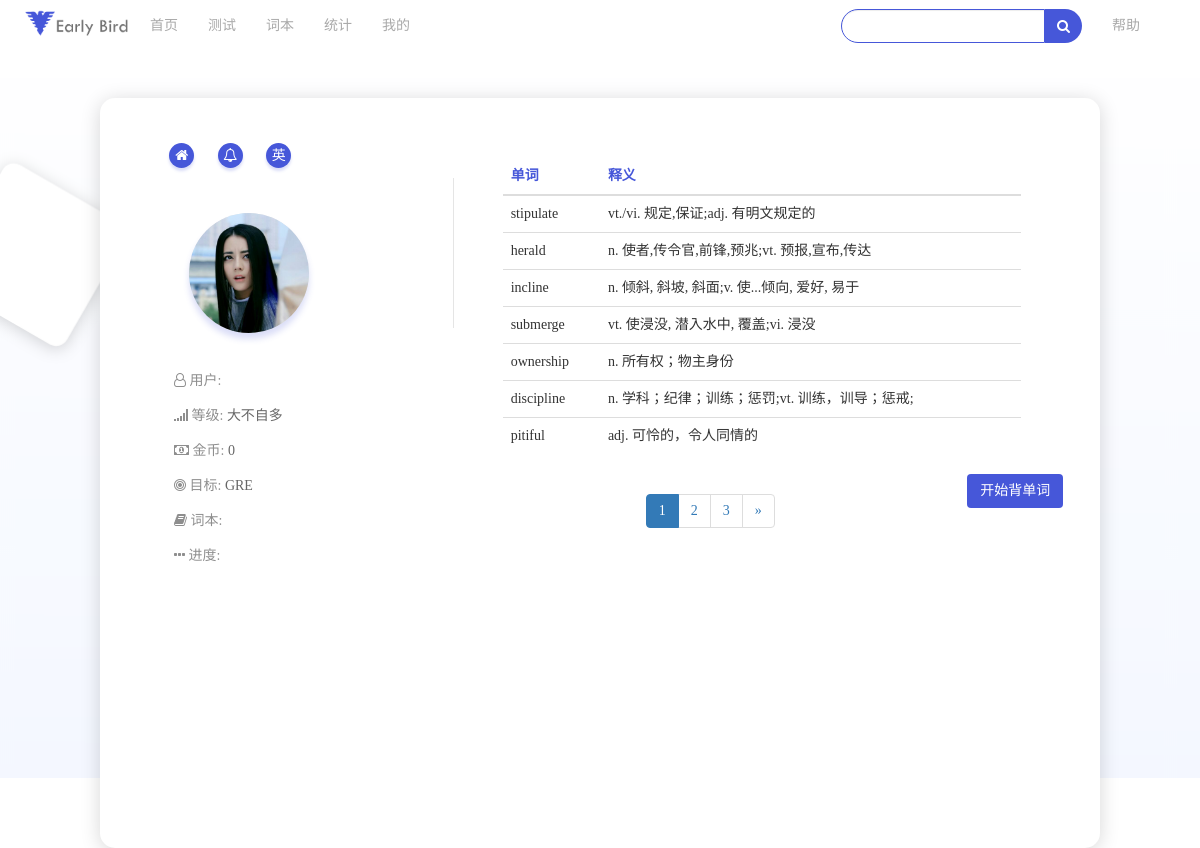
The page /wordbook/ on the database its author committed.
### JoJo/models.py (models this page shows, shortened)
class User(models.Model):
    username = models.CharField(max_length=50)                  #用户名也就是账号
    password = models.CharField(max_length=50)                  #密码
    nickname = models.CharField(max_length=20,default='Tom')    #昵称
    level = models.CharField(max_length=20, default='大不自多')  #等级
    gender =  models.CharField(max_length=5, default='',null=True,blank=True)        #性别
    target = models.CharField(max_length=50, default='',null=True,blank=True)        #目标
    coin =  models.IntegerField(default=0)                      #金币
    wordbook = models.CharField(max_length=20, default='GRE')   #单词书
    email = models.CharField(max_length=30, default='')
    word_num_today = models.IntegerField(default=0)             #今日单词数量
    word_num_remember = models.IntegerField(default=0)          #已经记忆
    day_signup = models.IntegerField(default=0)                 #累计打卡
    last_signup = models.CharField(max_length=20,default='',null=True,blank=True)
    word_total_remember = models.CharField(max_length=20000,default='',null=True,blank=True)
    word_total_plan = models.CharField(max_length=20000,default='',null=True,blank=True)
    record = models.CharField(max_length=20000,default='',null=True,blank=True)

class Word(models.Model):
    wordname    =  models.CharField(max_length=50, primary_key=True)
    group       =  models.CharField(max_length=20)
    soundmark   =  models.CharField(max_length=50, null=True,blank=True)
    explanation =  models.CharField(max_length=200, null=True,blank=True)
    demo_1      =  models.CharField(max_length=100, null=True,blank=True)
    demo_1_translate = models.CharField(max_length=100, null=True, blank=True)
    demo_2      =  models.CharField(max_length=100, null=True,blank=True)
    demo_2_translate = models.CharField(max_length=100, null=True, blank=True)
    demo_3      =  models.CharField(max_length=100, null=True,blank=True)
    demo_3_translate = models.CharField(max_length=100, null=True, blank=True)

### JoJo/views.py (the view)
# urls.py: url(r'^wordbook/$',  'JoJo.views.wordbook', name='wordbook'),  # 个人主页
def wordbook(request):
    json = {}
    username = request.COOKIES.get('username','')
    json['username'] = username
    user = User.objects.filter(username__exact=username)[0]
    json['nickname'] = user.nickname
    json['coin'] = user.coin
    json['level'] = user.level
    json['target'] = user.target
    json['word_num_today'] = user.word_num_today
    json['word_num_remember'] = user.word_num_remember
    json['day_signup'] = user.day_signup
    json['target'] = user.wordbook
    print("---", json['target'])
    words = getWordfromBookbyGroup(json['target'],user.word_total_plan)
    paginator = Paginator(words, 7)  # Show 10 words per page
    page = request.GET.get('page')
    try:
        words = paginator.page(page)
    except PageNotAnInteger:
        words = paginator.page(1)   # If page is not an integer, deliver first page.
    except EmptyPage:
        words = paginator.page(paginator.num_pages) # If page is out of range (e.g. 9999), deliver last page of results.
    json['words'] = words
    return render_to_response('wordbook.html', json)

### JoJo/Tools.py (called while the page is built)
def getWordfromBookbyGroup(group,plan):
    print(plan)
    wordsearch = Word.objects.filter(group=group)
    result = []
    for i in wordsearch:
        if i.wordname in plan: # 正在学习的单词不予显示
            continue
        result.append((i.wordname, i.explanation))
    return tuple(result)

### JoJo/templatetags/pagetag.py (called while the page is built)
@register.simple_tag
def circle_page(curr_page,loop_page):
    offset = abs(curr_page - loop_page)
    if offset < 3:
        if curr_page == loop_page:
            page_ele = '<li class="active"><a href="?page=%s">%s</a></li>'%(loop_page,loop_page)
        else:
            page_ele = '<li><a href="?page=%s">%s</a></li>'%(loop_page,loop_page)
        return format_html(page_ele)
    else:
        return ''

### templates/wordbook.html (shortened to what this page needs)
<!DOCTYPE html>
<html lang="en">
<head>
    <link rel="stylesheet" href="/static/css/bootstrap.min.css">
    <link rel="stylesheet" href="/static/css/font-awesome.min.css">
    <link rel="stylesheet" href="/static/css/main.css">
    {% load pagetag %}
</head>
<body>
    <div class="navbar navbar-transparent">
        <div class="container">
            <a href=".."  class="navbar-brand"></a>
            <div class="nav navbar-nav nav-link hidden-xs">
                <div class="space"></div>
                <li><a href=".." class="menu-item text-left">首页</a></li>
                <li><a href="../test" class="menu-item text-left">测试</a></li>
                <li><a href="../wordbook" class="menu-item text-left">词本</a></li>
                <li><a href="../statistic" class="menu-item text-left">统计</a></li>
                <li><a href="../profile" class="menu-item text-left">我的</a></li>
            </div>
            <div class="nav navbar-nav navbar-right nav-link hidden-xs">
                    <div class="navbar-form hidden-xs hidden-sm" role="search">
                            <div class="input-group">
                            <input type="text" class="form-control"><span
                            class="input-group-addon btn btn-primary"><i class="fa fa-search"></i></span>
                            </div>
                    </div>
                    <li><a href="#" calss="menu-item">帮助</a></li>
                    <li><a href="#" calss="menu-item">{{ nickname }}</a></li>
            </div>
        </div>
    </div>
    <div class="studybox">
        <div class="pannel container col-md-10 col-md-offset-1">
            <div class="col-md-4 user-sidebar hidden-sm hidden-xs">
                <div class="mainbutton">
                    <div class="img-circle btn-group"><i class="fa fa-home"></i></div>
                    <div class="img-circle btn-group"><i class="fa fa-bell-o"></i></div>
                    <div class="img-circle btn-group"><i class="fa fayin">英</i></div>
                </div>
                <div class="avatar img-circle" style="overflow: hidden;">
                    <img src="http://127.0.0.1:8000/static/img/portrait/1.png" width="100%" height="100%" />
                </div>
                <div class="side-info">
                    <div class="item"><span class="fa fa-user-o"><span class="title"> 用户:  </span> </span></div>
                    <div class="item"><span class="fa fa-signal"><span class="title"> 等级: <span class="content">{{ level }}</span> </span> </span></div>
                    <div class="item"><span class="fa fa-money"><span class="title"> 金币: <span class="content">{{ coin }}</span> </span></span></div>
                    <div class="item"><span class="fa fa-bullseye"><span class="title"> 目标: <span class="content">{{ target }}</span> </span></span></div>
                    <div class="item"><span class="fa fa-book"><span class="title"> 词本:  </span></span></div>
                    <div class="item"><span class="fa fa-ellipsis-h"><span class="title"> 进度:  </span></span></div>
                </div>
            </div>
            <div class="col-md-8  af-plancard">
                <span class="linespace hidden-sm hidden-xs"></span>
                <table id="wordbook" class="table table-hover center">
                    <thead>
                        <tr >
                            <th id="wordtitle">单词</th>
                            <th id="wordtitle">释义</th>
                        </tr>
                    </thead>
                    <tbody>
                         {% for i in words %}
                             <tr>
                                 <td id="bookwordname">{{ i.0}}</td>
                                 <td>{{ i.1 }}</td>
                             </tr>
                         {% endfor %}
                    </tbody>
                </table>
                <nav id="pagedisplay" class="col-md-10 col-sm-offset-4 text-center" aria-label="Page navigation">
                  <ul class="pagination">
                     {%  for pg in words.paginator.page_range %}
                        {% circle_page words.number pg %}
                     {% endfor %}
                    {% if words.has_next %}
                        <li>
                          <a href="?page={{ words.next_page_number }}" aria-label="Next">
                            <span aria-hidden="true">&raquo;</span>
                          </a>
                        </li>
                        {% endif %}
                  </ul>
                </nav>
                <div>
                    <a class="btn" href="../study" id="startstudy" class="btn">开始背单词</a>
                </div>
            </div>
        </div>
    </div>
</body>
</html>

### templates/static/css/main.css (style rules this page uses)
body { font-family: "PingFang SC","Microsoft Yahei"; }
.navbar .navbar-brand { background-image: url(../img/logo.png); width: 120px; height: 40px; background-size: 90%; background-repeat: no-repeat; background-position: center center; }
.navbar-form { float:left; }
.navbar-form input { border-radius: 20px; border:0.5px solid #4657D9; }
.navbar-form .input-group-addon { border-top-right-radius: 20px; border-bottom-right-radius: 20px; background: #4657D9; border: #4657D9; color: white; }
.navbar .nav-link a { color:rgba(112,112,112,0.6); }
.navbar .space { height: 50px; width:10px; display: inline-block; }
.studybox { width:100%; height:700px; background-image: url(../img/card-background.png); background-size: cover; }
.studybox .pannel { margin-top: 20px; border-radius: 15px; box-shadow: 0px 3px 20px rgba(0,0,0,0.16); height:750px; background:white; }
.studybox .user-sidebar { height:600px; background:white; }
.studybox .mainbutton { margin:12% 10%; }
.mainbutton .img-circle { height:25px ; width:25px; margin:10px 10px; text-align: center; vertical-align: middle; background: #4657D9; border: none; box-shadow: 0px 3px 3px rgba(70, 87, 217, 0.2); padding: none; }
.mainbutton .fa { color:white; line-height: 180%; font-weight: 400; left:5px; }
.mainbutton .fayin { font-family: "PingFang SC","Microsoft Yahei"; }
.studybox .avatar { height: 120px; width: 120px; background-color: rgba(0, 0, 0, 0.1); margin-top:30px; margin-left:20%; margin-bottom: 30px; box-shadow: 0px 6px 6px rgba(70, 87, 217, 0.2); }
.side-info { margin: 20px 15%; }
.studybox .side-info .item .fa { color: rgba(142, 142, 142, 1); }
.studybox .side-info .item .title { font-family: "PingFang SC","Microsoft Yahei"; color:rgba(142, 142, 142, 1); }
.studybox .side-info .item .content { font-family: "PingFang SC","Microsoft Yahei"; color:rgba(0, 0, 0, 0.6); line-height: 250%; }
.studybox a { text-decoration: none; color:black; }
.studybox .af-plancard .linespace { height: 150px; width: 2px; float:left; margin-top:80px; border-left:0.5px solid rgba(0, 0, 0, 0.1); }
#wordbook { width: 84%; margin-top: 60px; margin-left: 8%; margin-right: 8%; border-radius: 20px; }
#wordtitle { color: #4657D9; }
#pagedisplay { margin-left: auto; margin-right: auto; }
#startstudy { background: #4657D9; color: white; }

### rows shown on the page
User: level "大不自多", wordbook "GRE"
Word: wordname "stipulate", explanation "vt./vi. 规定,保证;adj. 有明文规定的"
Word: wordname "herald", explanation "n. 使者,传令官,前锋,预兆;vt. 预报,宣布,传达"
Word: wordname "incline", explanation "n. 倾斜, 斜坡, 斜面;v. 使...倾向, 爱好, 易于"
Word: wordname "submerge", explanation "vt. 使浸没, 潜入水中, 覆盖;vi. 浸没"
Word: wordname "ownership", explanation "n. 所有权；物主身份"
Word: wordname "discipline", explanation "n. 学科；纪律；训练；惩罚;vt. 训练，训导；惩戒;"
Word: wordname "pitiful", explanation "adj. 可怜的，令人同情的"

### other values the page prints
{{ coin }} "0"
